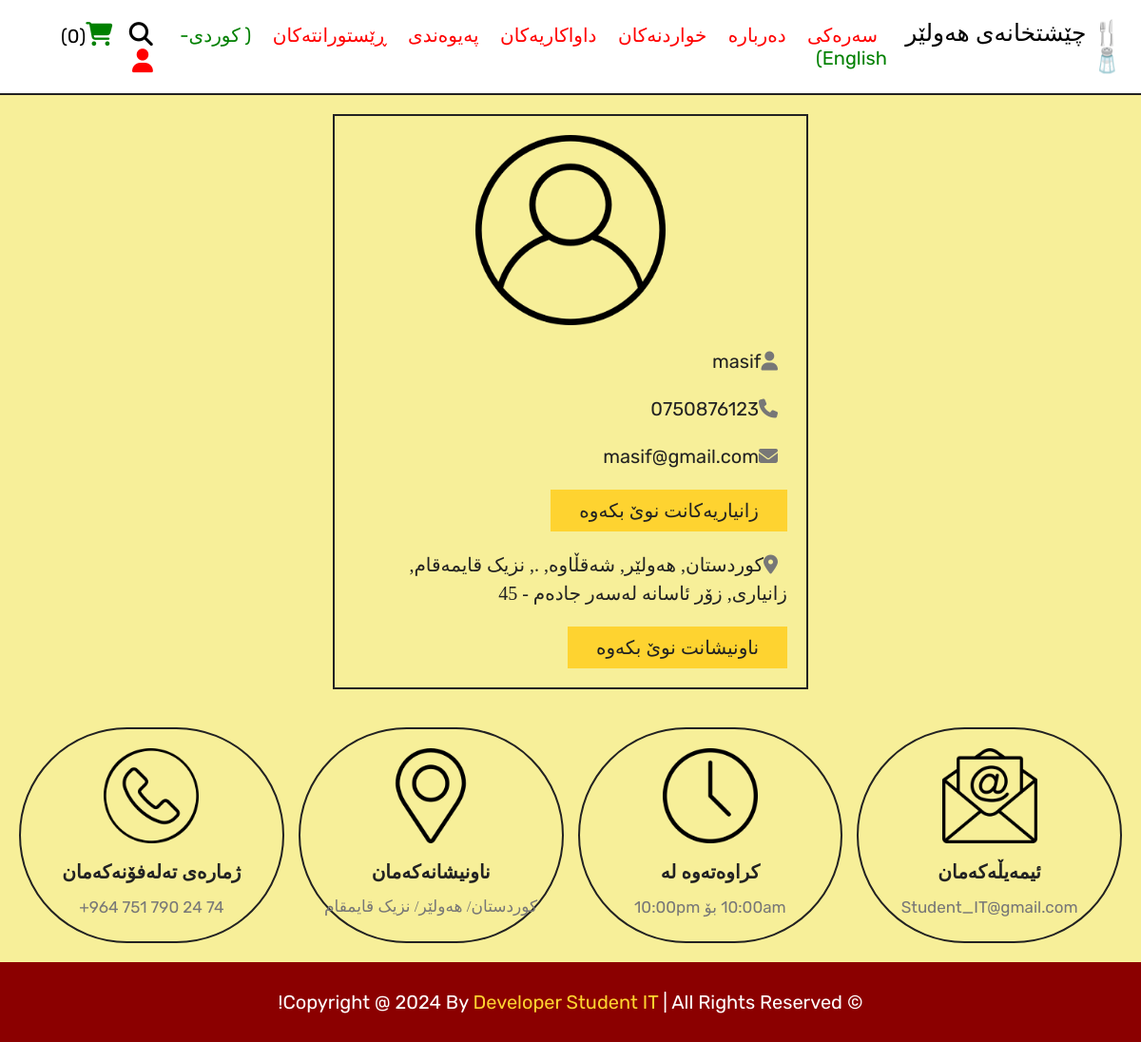
The page /profile.php (signed in) on the database its author committed.
### tables this page shows
CREATE TABLE `users` (
  `id` int(100) NOT NULL,
  `name` varchar(20) NOT NULL,
  `email` varchar(50) NOT NULL,
  `number` varchar(10) NOT NULL,
  `password` varchar(50) NOT NULL,
  `address` varchar(500) NOT NULL
);

### profile.php (the view, shortened to what this page needs)
<?php
include 'components/connect.php';
?>
<!DOCTYPE html>
<html lang="en">
<head>
   <link rel="stylesheet" href="https://cdnjs.cloudflare.com/ajax/libs/font-awesome/6.1.1/css/all.min.css">
   <link rel="stylesheet" href="css/style.css">
</head>
<body dir="rtl">
<?php include 'components/user_header.php'; ?>
<section class="user-details">
   <div class="user">
      <img src="images/user-icon.png" alt="">
      <p><i class="fas fa-user"></i><span><span><?= $fetch_profile['name']; ?></span></span></p>
      <p><i class="fas fa-phone"></i><span dir="ltr"><?= $fetch_profile['number']; ?></span></p>
      <p><i class="fas fa-envelope"></i><span><?= $fetch_profile['email']; ?></span></p>
      <a href="update_profile.php" class="btn fontchange">زانیاریەکانت نوێ بکەوە</a>
      <p class="address"><i class="fas fa-map-marker-alt"></i><span class="fontchange"><?php if($fetch_profile['address'] == ''){echo 'تکایە ناونیشانەکەت داخڵ بکە';}else{echo $fetch_profile['address'];} ?></span></p>
      <a href="update_address.php" class="btn fontchange">ناونیشانت نوێ بکەوە</a>
   </div>
</section>
<?php include 'components/footer.php'; ?>
</body>
</html>

### css/style.css (style rules this page uses)
:root { --yellow:#fed330; --red:#e74c3c; --white:#fff; --black:#222; --light-color:#777; --border:.2rem solid var(--black); }
* { font-family: 'Rubik', sans-serif; margin:0; padding:0; box-sizing: border-box; outline: none; border: none; text-decoration: none; }
html { font-size: 62.5%; overflow-x: hidden; scroll-behavior: smooth; stop-opacity: 7rem; }
section { margin:0 auto; max-width: 1200px; padding:2rem; }
.btn, .delete-btn { margin-top: 1rem; display: inline-block; font-size: 2rem; padding:1rem 3rem; cursor: pointer; text-transform: capitalize; transition: .2s linear; }
.btn { background-color: var(--yellow); color:var(--black); }
.user-details .user { max-width: 50rem; margin:0 auto; border:var(--border); padding:2rem; }
.user-details .user img { width: 100%; height: 20rem; object-fit: contain; margin-bottom: 1rem; }
.user-details .user p { padding:1rem 0; line-height: 1.5; font-size: 2rem; }
.user-details .user p span { color:var(--black); }
.user-details .user p i { margin-right: 1rem; color:var(--light-color); }
.user-details .user .address { margin-top: 1rem; }

### profile.php (style rules this page uses)
.fontchange { font-family:Rabar_027; }
body { background:#f7ef99; }

### rows shown on the page
users: name "masif", number "0750876123", email "masif@gmail.com", address "کوردستان, هەولێر, شەقڵاوە, ., نزیک قایمەقام, زانیاری, زۆر ئاسانە لەسەر جادەم - 45"

### other values the page prints
$total_cart_items "0"
